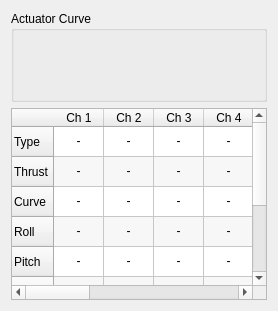
             <widget class="QWidget" name="custom">
              <layout class="QHBoxLayout" name="horizontalLayout_15">
               <item>
                <layout class="QGridLayout" name="gridLayout">
                 <item row="0" column="0">
                  <layout class="QHBoxLayout" name="horizontalLayout_14">
                   <item>
                    <widget class="QGroupBox" name="groupBox_5">
                     <property name="title">
                      <string>Actuator Curve</string>
                     </property>
                     <layout class="QVBoxLayout" name="verticalLayout_17">
                      <item>
                       <widget class="MixerCurve" name="customThrottle2Curve" native="true">
                        <property name="sizePolicy">
                         <sizepolicy hsizetype="MinimumExpanding" vsizetype="MinimumExpanding">
                          <horstretch>1</horstretch>
                          <verstretch>1</verstretch>
                         </sizepolicy>
                        </property>
                        <property name="minimumSize">
                         <size>
                          <width>50</width>
                          <height>50</height>
                         </size>
                        </property>
                        <property name="maximumSize">
                         <size>
                          <width>1000</width>
                          <height>1000</height>
                         </size>
                        </property>
                        <property name="sizeIncrement">
                         <size>
                          <width>10</width>
                          <height>10</height>
                         </size>
                        </property>
                        <property name="baseSize">
                         <size>
                          <width>300</width>
                          <height>350</height>
                         </size>
                        </property>
                       </widget>
                      </item>
                     </layout>
                    </widget>
                   </item>
                  </layout>
                 </item>
                 <item row="1" column="0">
                  <widget class="QTableWidget" name="customMixerTable">
                   <property name="sizePolicy">
                    <sizepolicy hsizetype="MinimumExpanding" vsizetype="MinimumExpanding">
                     <horstretch>0</horstretch>
                     <verstretch>0</verstretch>
                    </sizepolicy>
                   </property>
                   <property name="alternatingRowColors">
                    <bool>true</bool>
                   </property>
                   <property name="rowCount">
                    <number>9</number>
                   </property>
                   <attribute name="horizontalHeaderDefaultSectionSize">
                    <number>50</number>
                   </attribute>
                   <attribute name="horizontalHeaderStretchLastSection">
                    <bool>false</bool>
                   </attribute>
                   <row>
                    <property name="text">
                     <string>Type</string>
                    </property>
                   </row>
                   <row>
                    <property name="text">
                     <string>Thrust</string>
                    </property>
                   </row>
                   <row>
                    <property name="text">
                     <string>Curve</string>
                    </property>
                   </row>
                   <row>
                    <property name="text">
                     <string>Roll</string>
                    </property>
                   </row>
                   <row>
                    <property name="text">
                     <string>Pitch</string>
                    </property>
                   </row>
                   <row>
                    <property name="text">
                     <string>Yaw</string>
                    </property>
                   </row>
                   <row>
                    <property name="text">
                     <string>Acc0</string>
                    </property>
                   </row>
                   <row>
                    <property name="text">
                     <string>Acc1</string>
                    </property>
                   </row>
                   <row>
                    <property name="text">
                     <string>Acc2</string>
                    </property>
                   </row>
                   <column>
                    <property name="text">
                     <string>Ch 1</string>
                    </property>
                   </column>
                   <column>
                    <property name="text">
                     <string>Ch 2</string>
                    </property>
                   </column>
                   <column>
                    <property name="text">
                     <string>Ch 3</string>
                    </property>
                   </column>
                   <column>
                    <property name="text">
                     <string>Ch 4</string>
                    </property>
                   </column>
                   <column>
                    <property name="text">
                     <string>Ch 5</string>
                    </property>
                   </column>
                   <column>
                    <property name="text">
                     <string>Ch 6</string>
                    </property>
                   </column>
                   <column>
                    <property name="text">
                     <string>Ch 7</string>
                    </property>
                   </column>
                   <column>
                    <property name="text">
                     <string>Ch 8</string>
                    </property>
                   </column>
                   <column>
                    <property name="text">
                     <string>Ch 9</string>
                    </property>
                   </column>
                   <column>
                    <property name="text">
                     <string>Ch 10</string>
                    </property>
                   </column>
                   <item row="0" column="0">
                    <property name="text">
                     <string>-</string>
                    </property>
                    <property name="textAlignment">
                     <set>AlignCenter</set>
                    </property>
                   </item>
                   <item row="0" column="1">
                    <property name="text">
                     <string>-</string>
                    </property>
                    <property name="textAlignment">
                     <set>AlignCenter</set>
                    </property>
                   </item>
                   <item row="0" column="2">
                    <property name="text">
                     <string>-</string>
                    </property>
                    <property name="textAlignment">
                     <set>AlignCenter</set>
                    </property>
                   </item>
                   <item row="0" column="3">
                    <property name="text">
                     <string>-</string>
                    </property>
                    <property name="textAlignment">
                     <set>AlignCenter</set>
                    </property>
                   </item>
                   <item row="0" column="4">
                    <property name="text">
                     <string>-</string>
                    </property>
                    <property name="textAlignment">
                     <set>AlignCenter</set>
                    </property>
                   </item>
                   <item row="0" column="5">
                    <property name="text">
                     <string>-</string>
                    </property>
                    <property name="textAlignment">
                     <set>AlignCenter</set>
                    </property>
                   </item>
                   <item row="0" column="6">
                    <property name="text">
                     <string>-</string>
                    </property>
                    <property name="textAlignment">
                     <set>AlignCenter</set>
                    </property>
                   </item>
                   <item row="0" column="7">
                    <property name="text">
                     <string>-</string>
                    </property>
                    <property name="textAlignment">
                     <set>AlignCenter</set>
                    </property>
                   </item>
                   <item row="0" column="8">
                    <property name="text">
                     <string>-</string>
                    </property>
                    <property name="textAlignment">
                     <set>AlignCenter</set>
                    </property>
                   </item>
                   <item row="0" column="9">
                    <property name="text">
                     <string>-</string>
                    </property>
                    <property name="textAlignment">
                     <set>AlignCenter</set>
                    </property>
                   </item>
                   <item row="1" column="0">
                    <property name="text">
                     <string>-</string>
                    </property>
                    <property name="textAlignment">
                     <set>AlignCenter</set>
                    </property>
                   </item>
                   <item row="1" column="1">
                    <property name="text">
                     <string>-</string>
                    </property>
                    <property name="textAlignment">
                     <set>AlignCenter</set>
                    </property>
                   </item>
                   <item row="1" column="2">
                    <property name="text">
                     <string>-</string>
                    </property>
                    <property name="textAlignment">
                     <set>AlignCenter</set>
                    </property>
                   </item>
                   <item row="1" column="3">
                    <property name="text">
                     <string>-</string>
                    </property>
                    <property name="textAlignment">
                     <set>AlignCenter</set>
                    </property>
                   </item>
                   <item row="1" column="4">
                    <property name="text">
                     <string>-</string>
                    </property>
                    <property name="textAlignment">
                     <set>AlignCenter</set>
                    </property>
                   </item>
                   <item row="1" column="5">
                    <property name="text">
                     <string>-</string>
                    </property>
                    <property name="textAlignment">
                     <set>AlignCenter</set>
                    </property>
                   </item>
                   <item row="1" column="6">
                    <property name="text">
                     <string>-</string>
                    </property>
                    <property name="textAlignment">
                     <set>AlignCenter</set>
                    </property>
                   </item>
                   <item row="1" column="7">
                    <property name="text">
                     <string>-</string>
                    </property>
                    <property name="textAlignment">
                     <set>AlignCenter</set>
                    </property>
                   </item>
                   <item row="1" column="8">
                    <property name="text">
                     <string>-</string>
                    </property>
                    <property name="textAlignment">
                     <set>AlignCenter</set>
                    </property>
                   </item>
                   <item row="1" column="9">
                    <property name="text">
                     <string>-</string>
                    </property>
                    <property name="textAlignment">
                     <set>AlignCenter</set>
                    </property>
                   </item>
                   <item row="2" column="0">
                    <property name="text">
                     <string>-</string>
                    </property>
                    <property name="textAlignment">
                     <set>AlignCenter</set>
                    </property>
                   </item>
                   <item row="2" column="1">
                    <property name="text">
                     <string>-</string>
                    </property>
                    <property name="textAlignment">
                     <set>AlignCenter</set>
                    </property>
                   </item>
                   <item row="2" column="2">
                    <property name="text">
                     <string>-</string>
                    </property>
                    <property name="textAlignment">
                     <set>AlignCenter</set>
                    </property>
                   </item>
                   <item row="2" column="3">
                    <property name="text">
                     <string>-</string>
                    </property>
                    <property name="textAlignment">
                     <set>AlignCenter</set>
                    </property>
                   </item>
                   <item row="2" column="4">
                    <property name="text">
                     <string>-</string>
                    </property>
                    <property name="textAlignment">
                     <set>AlignCenter</set>
                    </property>
                   </item>
                   <item row="2" column="5">
                    <property name="text">
                     <string>-</string>
                    </property>
                    <property name="textAlignment">
                     <set>AlignCenter</set>
                    </property>
                   </item>
                   <item row="2" column="6">
                    <property name="text">
                     <string>-</string>
                    </property>
                    <property name="textAlignment">
                     <set>AlignCenter</set>
                    </property>
                   </item>
                   <item row="2" column="7">
                    <property name="text">
                     <string>-</string>
                    </property>
                    <property name="textAlignment">
                     <set>AlignCenter</set>
                    </property>
                   </item>
                   <item row="2" column="8">
                    <property name="text">
                     <string>-</string>
                    </property>
                    <property name="textAlignment">
                     <set>AlignCenter</set>
                    </property>
                   </item>
                   <item row="2" column="9">
                    <property name="text">
                     <string>-</string>
                    </property>
                    <property name="textAlignment">
                     <set>AlignCenter</set>
                    </property>
                   </item>
                   <item row="3" column="0">
                    <property name="text">
                     <string>-</string>
                    </property>
                    <property name="textAlignment">
                     <set>AlignCenter</set>
                    </property>
                   </item>
                   <item row="3" column="1">
                    <property name="text">
                     <string>-</string>
                    </property>
                    <property name="textAlignment">
                     <set>AlignCenter</set>
                    </property>
                   </item>
                   <item row="3" column="2">
                    <property name="text">
                     <string>-</string>
                    </property>
                    <property name="textAlignment">
                     <set>AlignCenter</set>
                    </property>
                   </item>
                   <item row="3" column="3">
                    <property name="text">
                     <string>-</string>
                    </property>
                    <property name="textAlignment">
                     <set>AlignCenter</set>
                    </property>
                   </item>
                   <item row="3" column="4">
                    <property name="text">
                     <string>-</string>
                    </property>
                    <property name="textAlignment">
                     <set>AlignCenter</set>
                    </property>
                   </item>
                   <item row="3" column="5">
                    <property name="text">
                     <string>-</string>
                    </property>
                    <property name="textAlignment">
                     <set>AlignCenter</set>
                    </property>
                   </item>
                   <item row="3" column="6">
                    <property name="text">
                     <string>-</string>
                    </property>
                    <property name="textAlignment">
                     <set>AlignCenter</set>
                    </property>
                   </item>
                   <item row="3" column="7">
                    <property name="text">
                     <string>-</string>
                    </property>
                    <property name="textAlignment">
                     <set>AlignCenter</set>
                    </property>
                   </item>
                   <item row="3" column="8">
                    <property name="text">
                     <string>-</string>
                    </property>
                    <property name="textAlignment">
                     <set>AlignCenter</set>
                    </property>
                   </item>
                   <item row="3" column="9">
                    <property name="text">
                     <string>-</string>
                    </property>
                    <property name="textAlignment">
                     <set>AlignCenter</set>
                    </property>
                   </item>
                   <item row="4" column="0">
                    <property name="text">
                     <string>-</string>
                    </property>
                    <property name="textAlignment">
                     <set>AlignCenter</set>
                    </property>
                   </item>
                   <item row="4" column="1">
                    <property name="text">
                     <string>-</string>
                    </property>
                    <property name="textAlignment">
                     <set>AlignCenter</set>
                    </property>
                   </item>
                   <item row="4" column="2">
                    <property name="text">
                     <string>-</string>
                    </property>
                    <property name="textAlignment">
                     <set>AlignCenter</set>
                    </property>
                   </item>
                   <item row="4" column="3">
                    <property name="text">
                     <string>-</string>
                    </property>
                    <property name="textAlignment">
                     <set>AlignCenter</set>
                    </property>
                   </item>
                   <item row="4" column="4">
                    <property name="text">
                     <string>-</string>
                    </property>
                    <property name="textAlignment">
                     <set>AlignCenter</set>
                    </property>
                   </item>
                   <item row="4" column="5">
                    <property name="text">
                     <string>-</string>
                    </property>
                    <property name="textAlignment">
                     <set>AlignCenter</set>
                    </property>
                   </item>
                   <item row="4" column="6">
                    <property name="text">
                     <string>-</string>
                    </property>
                    <property name="textAlignment">
                     <set>AlignCenter</set>
                    </property>
                   </item>
                   <item row="4" column="7">
                    <property name="text">
                     <string>-</string>
                    </property>
                    <property name="textAlignment">
                     <set>AlignCenter</set>
                    </property>
                   </item>
                   <item row="4" column="8">
                    <property name="text">
                     <string>-</string>
                    </property>
                    <property name="textAlignment">
                     <set>AlignCenter</set>
                    </property>
                   </item>
                   <item row="4" column="9">
                    <property name="text">
                     <string>-</string>
                    </property>
                    <property name="textAlignment">
                     <set>AlignCenter</set>
                    </property>
                   </item>
                   <item row="5" column="0">
                    <property name="text">
                     <string>-</string>
                    </property>
                    <property name="textAlignment">
                     <set>AlignCenter</set>
                    </property>
                   </item>
                   <item row="5" column="1">
                    <property name="text">
                     <string>-</string>
                    </property>
                    <property name="textAlignment">
                     <set>AlignCenter</set>
                    </property>
                   </item>
                   <item row="5" column="2">
                    <property name="text">
                     <string>-</string>
                    </property>
                    <property name="textAlignment">
                     <set>AlignCenter</set>
                    </property>
                   </item>
                   <item row="5" column="3">
                    <property name="text">
                     <string>-</string>
                    </property>
                    <property name="textAlignment">
                     <set>AlignCenter</set>
                    </property>
                   </item>
                   <item row="5" column="4">
                    <property name="text">
                     <string>-</string>
                    </property>
                    <property name="textAlignment">
                     <set>AlignCenter</set>
                    </property>
                   </item>
                   <item row="5" column="5">
                    <property name="text">
                     <string>-</string>
                    </property>
                    <property name="textAlignment">
                     <set>AlignCenter</set>
                    </property>
                   </item>
                   <item row="5" column="6">
                    <property name="text">
                     <string>-</string>
                    </property>
                    <property name="textAlignment">
                     <set>AlignCenter</set>
                    </property>
                   </item>
                   <item row="5" column="7">
                    <property name="text">
                     <string>-</string>
                    </property>
                    <property name="textAlignment">
                     <set>AlignCenter</set>
                    </property>
                   </item>
                   <item row="5" column="8">
                    <property name="text">
                     <string>-</string>
                    </property>
                    <property name="textAlignment">
                     <set>AlignCenter</set>
                    </property>
                   </item>
                   <item row="5" column="9">
                    <property name="text">
                     <string>-</string>
                    </property>
                    <property name="textAlignment">
                     <set>AlignCenter</set>
                    </property>
                   </item>
                   <item row="6" column="0">
                    <property name="text">
                     <string>-</string>
                    </property>
                    <property name="textAlignment">
                     <set>AlignCenter</set>
                    </property>
                   </item>
                   <item row="6" column="1">
                    <property name="text">
                     <string>-</string>
                    </property>
                    <property name="textAlignment">
                     <set>AlignCenter</set>
                    </property>
                   </item>
                   <item row="6" column="2">
                    <property name="text">
                     <string>-</string>
                    </property>
                    <property name="textAlignment">
                     <set>AlignCenter</set>
                    </property>
                   </item>
                   <item row="6" column="3">
                    <property name="text">
                     <string>-</string>
                    </property>
                    <property name="textAlignment">
                     <set>AlignCenter</set>
                    </property>
                   </item>
                   <item row="6" column="4">
                    <property name="text">
                     <string>-</string>
                    </property>
                    <property name="textAlignment">
                     <set>AlignCenter</set>
                    </property>
                   </item>
                   <item row="6" column="5">
                    <property name="text">
                     <string>-</string>
                    </property>
                    <property name="textAlignment">
                     <set>AlignCenter</set>
                    </property>
                   </item>
                   <item row="6" column="6">
                    <property name="text">
                     <string>-</string>
                    </property>
                    <property name="textAlignment">
                     <set>AlignCenter</set>
                    </property>
                   </item>
                   <item row="6" column="7">
                    <property name="text">
                     <string>-</string>
                    </property>
                    <property name="textAlignment">
                     <set>AlignCenter</set>
                    </property>
                   </item>
                   <item row="6" column="8">
                    <property name="text">
                     <string>-</string>
                    </property>
                    <property name="textAlignment">
                     <set>AlignCenter</set>
                    </property>
                   </item>
                   <item row="6" column="9">
                    <property name="text">
                     <string>-</string>
                    </property>
                    <property name="textAlignment">
                     <set>AlignCenter</set>
                    </property>
                   </item>
                   <item row="7" column="0">
                    <property name="text">
                     <string>-</string>
                    </property>
                    <property name="textAlignment">
                     <set>AlignCenter</set>
                    </property>
                   </item>
                   <item row="7" column="1">
                    <property name="text">
                     <string>-</string>
                    </property>
                    <property name="textAlignment">
                     <set>AlignCenter</set>
                    </property>
                   </item>
                   <item row="7" column="2">
                    <property name="text">
                     <string>-</string>
                    </property>
                    <property name="textAlignment">
                     <set>AlignCenter</set>
                    </property>
                   </item>
                   <item row="7" column="3">
                    <property name="text">
                     <string>-</string>
                    </property>
                    <property name="textAlignment">
                     <set>AlignCenter</set>
                    </property>
                   </item>
                   <item row="7" column="4">
                    <property name="text">
                     <string>-</string>
                    </property>
                    <property name="textAlignment">
                     <set>AlignCenter</set>
                    </property>
                   </item>
                   <item row="7" column="5">
                    <property name="text">
                     <string>-</string>
                    </property>
                    <property name="textAlignment">
                     <set>AlignCenter</set>
                    </property>
                   </item>
                   <item row="7" column="6">
                    <property name="text">
                     <string>-</string>
                    </property>
                    <property name="textAlignment">
                     <set>AlignCenter</set>
                    </property>
                   </item>
                   <item row="7" column="7">
                    <property name="text">
                     <string>-</string>
                    </property>
                    <property name="textAlignment">
                     <set>AlignCenter</set>
                    </property>
                   </item>
                   <item row="7" column="8">
                    <property name="text">
                     <string>-</string>
                    </property>
                    <property name="textAlignment">
                     <set>AlignCenter</set>
                    </property>
                   </item>
                   <item row="7" column="9">
                    <property name="text">
                     <string>-</string>
                    </property>
                    <property name="textAlignment">
                     <set>AlignCenter</set>
                    </property>
                   </item>
                   <item row="8" column="0">
                    <property name="text">
                     <string>-</string>
                    </property>
                    <property name="textAlignment">
                     <set>AlignCenter</set>
                    </property>
                   </item>
                   <item row="8" column="1">
                    <property name="text">
                     <string>-</string>
                    </property>
                    <property name="textAlignment">
                     <set>AlignCenter</set>
                    </property>
                   </item>
                   <item row="8" column="2">
                    <property name="text">
                     <string>-</string>
                    </property>
                    <property name="textAlignment">
                     <set>AlignCenter</set>
                    </property>
                   </item>
                   <item row="8" column="3">
                    <property name="text">
                     <string>-</string>
                    </property>
                    <property name="textAlignment">
                     <set>AlignCenter</set>
                    </property>
                   </item>
                   <item row="8" column="4">
                    <property name="text">
                     <string>-</string>
                    </property>
                    <property name="textAlignment">
                     <set>AlignCenter</set>
                    </property>
                   </item>
                   <item row="8" column="5">
                    <property name="text">
                     <string>-</string>
                    </property>
                    <property name="textAlignment">
                     <set>AlignCenter</set>
                    </property>
                   </item>
                   <item row="8" column="6">
                    <property name="text">
                     <string>-</string>
                    </property>
                    <property name="textAlignment">
                     <set>AlignCenter</set>
                    </property>
                   </item>
                   <item row="8" column="7">
                    <property name="text">
                     <string>-</string>
                    </property>
                    <property name="textAlignment">
                     <set>AlignCenter</set>
                    </property>
                   </item>
                   <item row="8" column="8">
                    <property name="text">
                     <string>-</string>
                    </property>
                    <property name="textAlignment">
                     <set>AlignCenter</set>
                    </property>
                   </item>
                   <item row="8" column="9">
                    <property name="text">
                     <string>-</string>
                    </property>
                    <property name="textAlignment">
                     <set>AlignCenter</set>
                    </property>
                   </item>
                  </widget>
                 </item>
                </layout>
               </item>
              </layout>
             </widget>
